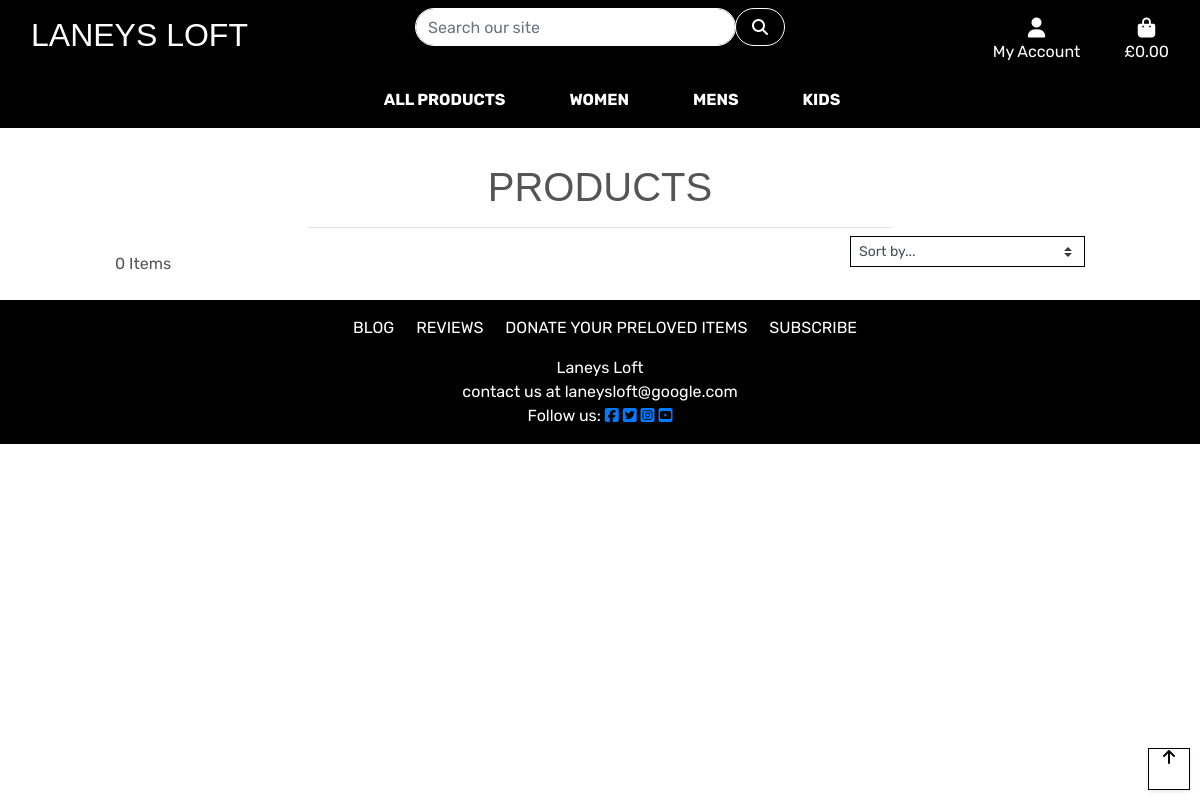
The app's page /items/, older data.
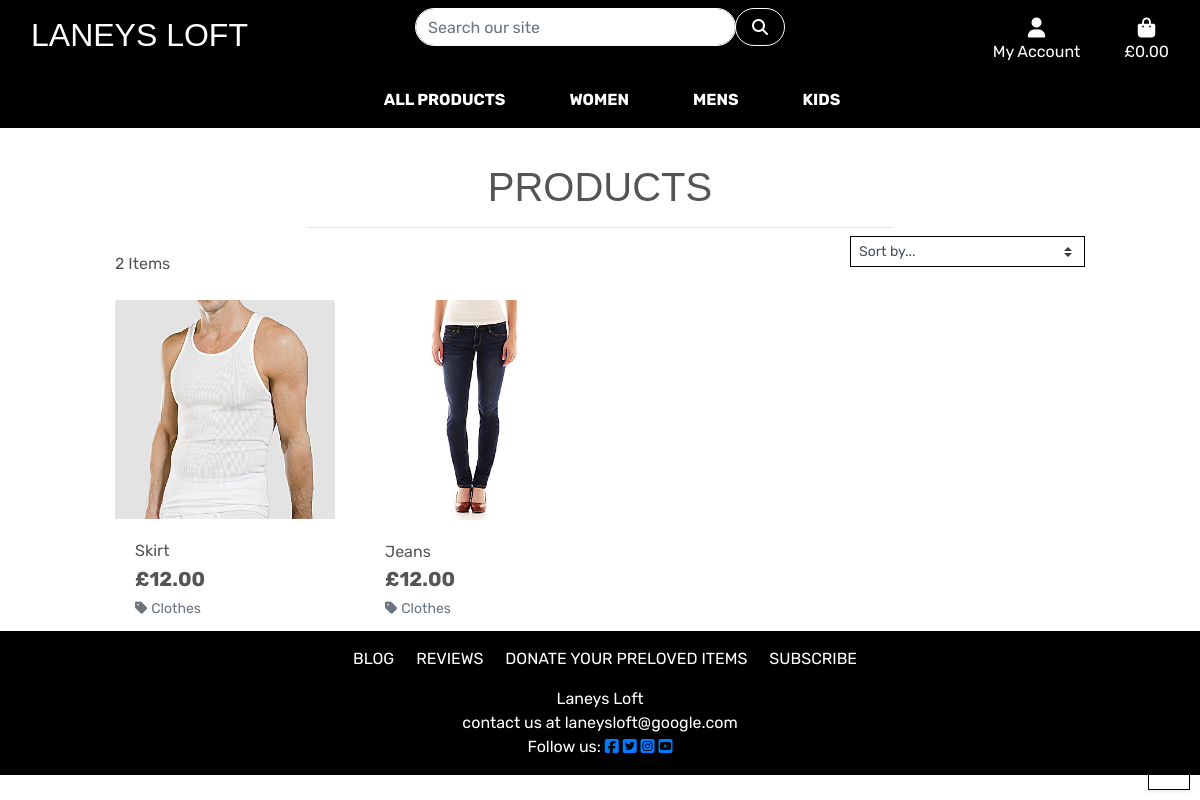
The same page, newer data.
### items/models.py (models this page shows, shortened)
class Item(models.Model):
    category = models.ForeignKey(
        'Category', null=True, blank=True, on_delete=models.SET_NULL)
    sku = models.UUIDField(
        primary_key=True, default=uuid.uuid4, editable=False, max_length=2254)
    name = models.CharField(max_length=254)
    clothes_type = models.ForeignKey(
        'ClothesType', null=True, blank=True, on_delete=models.SET_NULL)
    men_women_children = models.CharField(
        max_length=200, choices=MEN_WOMEN_CHILDREN, default='na')
    size = models.ForeignKey(
        'Size', null=True, blank=True, on_delete=models.SET_NULL)
    kids_age = models.ForeignKey(
        'KidsAge', null=True, blank=True, on_delete=models.SET_NULL)
    colour = models.ForeignKey(
        'Colour', null=True, blank=True, on_delete=models.SET_NULL)
    brand_or_author = models.ForeignKey(
        'BrandOrAuthor', null=True, blank=True, on_delete=models.SET_NULL)
    description = models.TextField()
    price = models.DecimalField(max_digits=6, decimal_places=2)
    quality = models.CharField(max_length=254)
    image_url = models.URLField(max_length=1024, null=True, blank=True)
    image = models.ImageField(null=True, blank=True)
    quantity = models.IntegerField(null=True, blank=True)

class Category(models.Model):
    class Meta:
        verbose_name_plural = 'Categories'
    name = models.CharField(max_length=254)
    friendly_name = models.CharField(max_length=254, null=True, blank=True)

### items/views.py (the view, shortened to what this page needs)
# urls.py: path('', views.all_items, name='items'),
def all_items(request):
    items = Item.objects.filter(quantity__gte=1)
    query = None
    categories = None
    sort = None
    direction = None
    current_sorting = f'{sort}_{direction}'
    context = {
        'items': items,
        'search_term': query,
        'current_categories': categories,
        'current_sorting': current_sorting,
    }
    return render(request, 'items/items.html', context)

### bag/contexts.py (called while the page is built, shortened)
def bag_contents(request):
    bag_items = []
    total = 0
    item_count = 0
    bag = request.session.get('bag', {})
    if total < settings.FREE_DELIVERY_THRESHOLD:
        delivery = total * Decimal(settings.STANDARD_DELIVERY_PERCENTAGE / 100)
        free_delivery_delta = settings.FREE_DELIVERY_THRESHOLD - total
    else:
        delivery = 0
        free_delivery_delta = 0
    grand_total = delivery + total
    context = {
        'bag_items': bag_items,
        'total': total,
        'item_count': item_count,
        'delivery': delivery,
        'free_delivery_delta': free_delivery_delta,
        'free_delivery_threshold': settings.FREE_DELIVERY_THRESHOLD,
        'grand_total': grand_total,
    }
    return context

### items/templates/items/items.html (shortened to what this page needs)
{% extends "base.html" %}
{% load static %}
{% block page_header %}
    <div class="container header-container">
    </div>
{% endblock %}
{% block content %}
    <div class="overlay"></div>
    <div class="container-fluid">
        <div class="row">
            <div class="col text-center mt-3">
                <h1 class="logo-font">Products</h1>
                <hr class="w-50 mb-1">
            </div>
        </div>
        <div class="row">
            <div class="product-container col-10 offset-1">
                <div class="row mt-1 mb-2">
                    <div class="col-12 col-md-6 my-auto order-md-last d-flex justify-content-center justify-content-md-end">
                        <div class="sort-select-wrapper w-50">
                            <select id="sort-selector" class="custom-select custom-select-sm rounded-0 border border-{% if current_sorting != 'None_None' %}info{% else %}black{% endif %}">
                                <option value="reset" {% if current_sorting == 'None_None' %}selected{% endif %}>Sort by...</option>
                            </select>
                        </div>
                    </div>
                    <div class="col-12 col-md-6 order-md-first">
                        <p class="text mt-3 text-center text-md-left">
                            {{ items|length }} Items{% if search_term %} found for <strong>"{{ search_term }}"</strong>{% endif %}
                        </p>
                    </div>
                </div>
                <div class="row">
                    {% for item in items %}
                        <div class="col-sm-6 col-md-6 col-lg-4 col-xl-3">
                            <div class="card h-100 border-0">
                                {% if item.image %}
                                <a href="{% url 'item_detail' item.sku %}">
                                    <img class="card-img-top img-fluid" src="{{ item.image.url }}" alt="{{ item.name }}">
                                </a>
                                {% else %}
                                <a href="{% url 'item_detail' item.sku %}">
                                    <img class="card-img-top img-fluid" src="{{ MEDIA_URL }}noimage.png" alt="{{ item.name }}">
                                </a>
                                {% endif %}
                                <div class="card-body pb-0">
                                    <p class="mb-0">{{ item.name }}</p>
                                </div>
                                <div class="card-footer bg-white pt-0 border-0 text-left">
                                    <div class="row">
                                        <div class="col">
                                            <p class="lead mb-0 text-left font-weight-bold">£{{ item.price }}</p>
                                            {% if item.category %}
                                            <p class="small mt-1 mb-0">
                                                <a class="text-muted" href="{% url 'items' %}?category={{item.category.name }}">
                                                    <i class="fas fa-tag mr-1"></i>{{ item.category.friendly_name }}
                                                </a>
                                            </p>
                                            {% endif %}
                                        </div>
                                    </div>
                                </div>
                            </div>
                        </div>
                    {% endfor %}
                </div>
            </div>
        </div>
    </div>
    <div class="btt-button shadow-sm rounded-0 border border-black">
        <a class="btt-link d-flex h-100">
            <i class="fas fa-arrow-up text-black mx-auto my-auto"></i>
        </a>
    </div>
{% endblock %}

Row changes from the older to the newer data that the page shows:
now on this page (row edited): Item: image (picture), name "Skirt", price "12.00", category.friendly_name "Clothes"
now on this page (row edited): Item: image (picture), name "Jeans", price "12.00", category.friendly_name "Clothes"
Text that changed along with them:
{{ items|length }}: "0" → "2"
